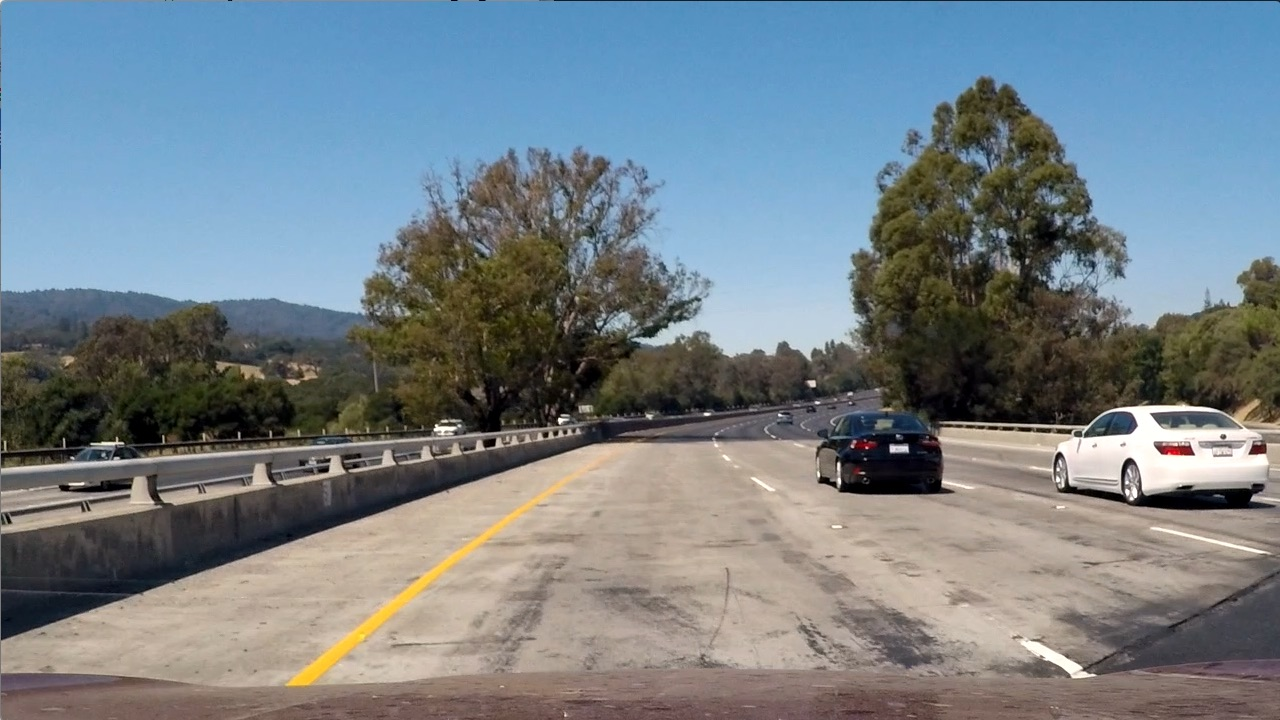
#> input picture test_images/test1.jpg, 1280 x 720 px
$ python -i lane_finder_main.py   (imports and definitions only)   (older library calls are emulated)
#> lines starting #> are read from the running program, lines starting #| are printed output that depends on the picture; after the words box and inside, x2 and y2 are one past the last pixel; in counts of white or black regions, pixels touching at a corner belong together
#> in final_pipe_test, img is the input picture: shape (720, 1280, 3); mean B, G, R 135.5, 128.7, 117.5
import cv2
import glob
import numpy as np
import matplotlib.pyplot as plt
import math

# UN-DISTORTION_________________________________________________________________________________________________________
criteria = (cv2.TERM_CRITERIA_EPS + cv2.TERM_CRITERIA_MAX_ITER, 30, 0.001)


def calibrate():
    """Calibrates the camera and returns camera matrix and distance coefficients"""
    global gray
    objp = np.zeros((6 * 9, 3), np.float32)
    objp[:, :2] = np.mgrid[0:9, 0:6].T.reshape(-1, 2)

    objpoints = []  # 3d point in real world space
    imgpoints = []  # 2d points in image plane.

    images = glob.glob('./camera_cal/calibration*.jpg')

    for fname in images:
        img = cv2.imread(fname)
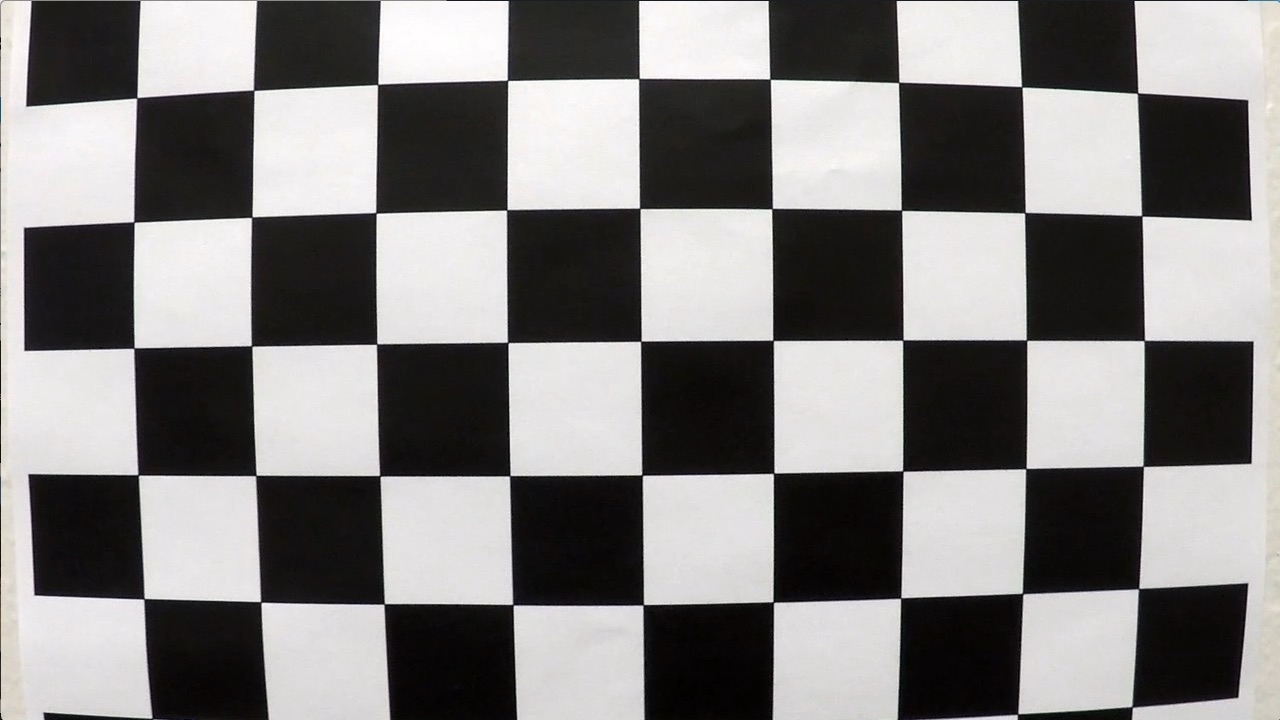
#> input picture camera_cal/calibration1.jpg, 1280 x 720 px
#> img is the input picture: shape (720, 1280, 3); mean B, G, R 127.8, 128.4, 130.1
        gray = cv2.cvtColor(img, cv2.COLOR_BGR2GRAY)

        ret, corners = cv2.findChessboardCorners(gray, (9, 6), None)
#> ret = False; corners = None

        if ret:
            objpoints.append(objp)
            imgpoints.append(corners)

    cv2.destroyAllWindows()

    ret, cam_mtx, dist_coeff, rot_vectors, trans_vectors = cv2.calibrateCamera(objpoints, imgpoints, gray.shape[::-1],
                                                                               None, None)
    return cam_mtx, dist_coeff


def undistorted(image):
    """returns the undistorted image un_dist after calibrating the camera"""
    cam_mtx, dist_coeff = calibrate()
    un_dist = cv2.undistort(image, cam_mtx, dist_coeff, None, cam_mtx)
    return un_dist


# CREATE ROI POINTS_____________________________________________________________________________________________________
# [54 lines left out: functions add_points, add_lines, origin_image_pts, destination_image_points, not called in this run]


# WARP-UNWARP___________________________________________________________________________________________________________
def image_warper(image):
    """Returns warped version of image"""
    h, w = image.shape[:2]
    dst_points = np.float32([
        [400, 720],
        [400, 0],
        [w - 400, 0],
        [w - 400, 720]
    ])
    src_points = np.float32([
        [210, 700],
        [570, 460],
        [705, 460],
        [1075, 700]
    ])
    image_size = (image.shape[1], image.shape[0])
    transform_matrix = cv2.getPerspectiveTransform(src=src_points, dst=dst_points)
    warped_image = cv2.warpPerspective(image, transform_matrix, image_size, flags=cv2.INTER_NEAREST)
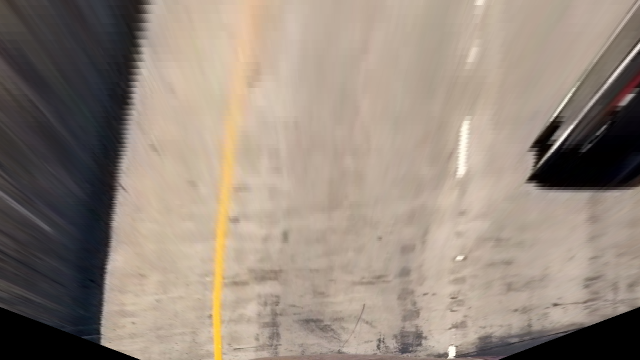
#> warped_image: shape (720, 1280, 3) (shown at 1/2 size); mean B, G, R 124.7, 136.7, 150

    return warped_image


def image_unwarper(image):
    """Returns unwarped version of image"""
    h, w = image.shape[:2]
    dst = np.float32([
        [400, 720],
        [400, 0],
        [w - 400, 0],
        [w - 400, 720]
    ])
    src = np.float32([
        [210, 700],
        [570, 460],
        [705, 460],
        [1075, 700]
    ])
    img_size = (image.shape[1], image.shape[0])
    Minv = cv2.getPerspectiveTransform(dst, src)
    unwarped = cv2.warpPerspective(image, Minv, img_size, flags=cv2.INTER_NEAREST)

    return unwarped


# EDGE-DETECTION________________________________________________________________________________________________________
def sobel_edge(image, sob_x=False, sob_y=False, threshold_low=25, threshold_high=200):
    """Returns sobel binary image after applying sobel x and/or y"""
    gray_image = cv2.cvtColor(image, cv2.COLOR_BGR2GRAY)

    sobel_x = cv2.Sobel(gray_image, cv2.CV_64F, 1, 0)
    sobel_y = cv2.Sobel(gray_image, cv2.CV_64F, 0, 1)

    if sob_x:
        sobel_absolute = np.absolute(sobel_x)
        sobel_scaled = np.uint8(255 * sobel_absolute / np.max(sobel_absolute))
    elif sob_y:
        sobel_absolute = np.absolute(sobel_y)
        sobel_scaled = np.uint8(255 * sobel_absolute / np.max(sobel_absolute))
    else:
        sobel_magnitude = np.sqrt(np.square(sobel_x) + np.square(sobel_y))
        sobel_scaled = np.uint8(255 * sobel_magnitude / np.max(sobel_magnitude))

    sobel_binary = np.zeros_like(sobel_scaled)
    sobel_binary[(sobel_scaled >= threshold_low) & (sobel_scaled <= threshold_high)] = 1

    return sobel_binary


def grayscale(image):
    """convert image to grayscale"""
    return cv2.cvtColor(image, cv2.COLOR_BGR2GRAY)


def gaussian_blur(image, kernel_size=5):
    """apply gaussian blur on the image using a kernel of size = (kernel_size, kernel_size)"""
    return cv2.GaussianBlur(image, (kernel_size, kernel_size), 0)


def canny(image, threshold_low, threshold_high):
    """use canny edge detection with thresholds on the image"""
    return cv2.Canny(image, threshold_low, threshold_high)


# [6 lines left out: function canny_edge, not called in this run]


# COLOR SEPARATION______________________________________________________________________________________________________
def apply_threshold(channel, threshold_low, threshold_high):
    """Returns a binary """
    binary_output = np.zeros_like(channel)
    binary_output[(channel >= threshold_low) & (channel <= threshold_high)] = 1
    return binary_output


# [6 lines left out: function noise_remover, not called in this run]


def channel_thresholder(image, r=False, s=False, b=False, l=False,
                        threshold_low=0, threshold_high=0):
    """Thresholds the R channel of the BGR image, S channel of the HSL converted image, B channel of the LAB converted image,
       L channel of the LUV converted image depending of the Truth values of the r, s, b and l parameters respectively.
       Returns the binary output of the threshold applied image."""
#> called with r = True, s = False, b = False, l = False, threshold_low = 225, threshold_high = 255
    if r:
        bgr_image = np.copy(image)
        channel = bgr_image[:, :, 2]  # For a BGR format image
        return apply_threshold(channel=channel, threshold_low=threshold_low, threshold_high=threshold_high)
#> returned value: shape (720, 1280); values 0 (black) and 1 (white), 2.2% white; 16 white regions (6 under 20 px), largest, box (x1, y1, x2, y2) and area: (422, 0, 510, 720) 16805, (912, 242, 941, 355) 1753, (1218, 87, 1280, 164) 409
    if s:
        hls_image = cv2.cvtColor(image, cv2.COLOR_BGR2HLS)
        channel = hls_image[:, :, 2]
        return apply_threshold(channel=channel, threshold_low=threshold_low, threshold_high=threshold_high)
    if b:
        lab_image = cv2.cvtColor(image, cv2.COLOR_BGR2LAB)
        channel = lab_image[:, :, 2]
        return apply_threshold(channel=channel, threshold_low=threshold_low, threshold_high=threshold_high)
    if l:
        luv_image = cv2.cvtColor(image, cv2.COLOR_BGR2LUV)
        channel = luv_image[:, :, 0]
        return apply_threshold(channel=channel, threshold_low=threshold_low, threshold_high=threshold_high)
    return


def binary_combiner(image, sobel_flag=False, canny_flag=False, clean_flag=False,
                    sobel_threshold_low=35, sobel_threshold_high=50,
                    canny_threshold_low=50, canny_threshold_high=150,
                    r_threshold_low=225, r_threshold_high=255,
                    s_threshold_low=220, s_threshold_high=250,
                    b_threshold_low=175, b_threshold_high=255,
                    l_threshold_low=215, l_threshold_high=255):
    """Combines the binary images and returns combined_binary_image"""
    global edge_image
    working_image = np.copy(image)

    undistorted_image = undistorted(working_image)
    warped_image = image_warper(undistorted_image)
    r_binary = channel_thresholder(warped_image, r=True, threshold_low=r_threshold_low, threshold_high=r_threshold_high)
    s_binary = channel_thresholder(warped_image, s=True, threshold_low=s_threshold_low, threshold_high=s_threshold_high)
    b_binary = channel_thresholder(warped_image, b=True, threshold_low=b_threshold_low, threshold_high=b_threshold_high)
    l_binary = channel_thresholder(warped_image, l=True, threshold_low=l_threshold_low, threshold_high=l_threshold_high)
#> call 4 of channel_thresholder, with r = False, s = False, b = False, l = True, threshold_low = 215, threshold_high = 255
#> in channel_thresholder (call 4), `channel = luv_image[:, :, 0]`:
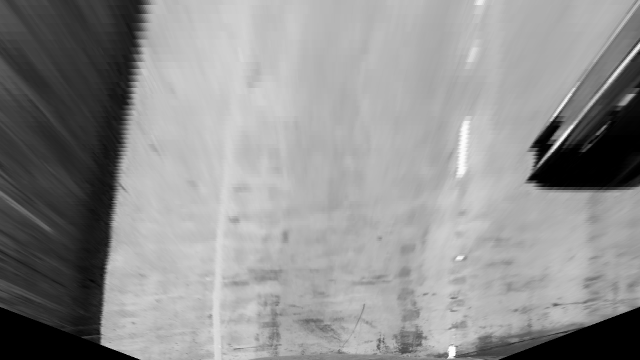
#> channel: shape (720, 1280) (shown at 1/2 size); min 0, max 254, mean 144.4
#> in channel_thresholder (call 4), `return apply_threshold(channel=channel, threshold_low=threshold_low, t..`:
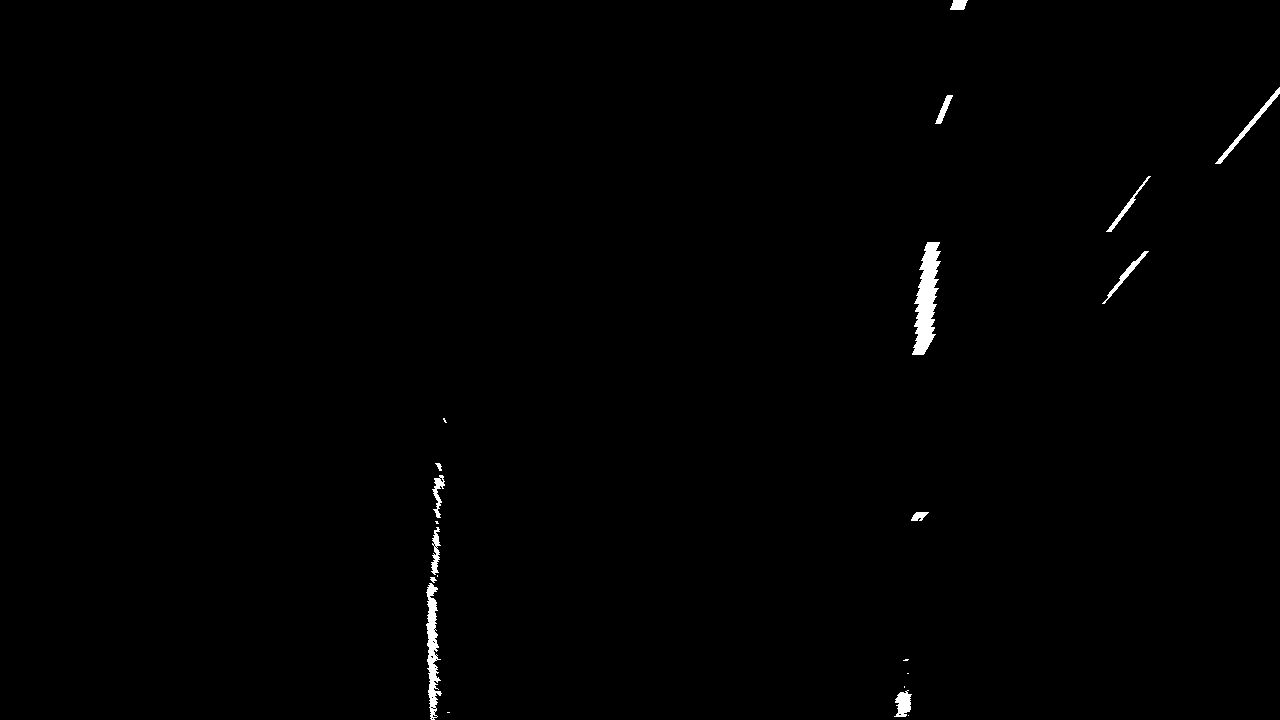
#> returned value: shape (720, 1280); values 0 (black) and 1 (white), 0.56% white; 21 white regions (8 under 20 px), largest, box (x1, y1, x2, y2) and area: (912, 242, 941, 355) 1830, (426, 583, 442, 720) 1070, (1215, 87, 1280, 164) 448

    if canny_flag:
        edge_image = canny_edge(image=warped_image,
                                threshold_low=canny_threshold_low,
                                threshold_high=canny_threshold_high)
    if sobel_flag:
        edge_image = sobel_edge(image=warped_image,
                                threshold_low=sobel_threshold_low,
                                threshold_high=sobel_threshold_high)
#> (the rest of the program and of its run is left out)
